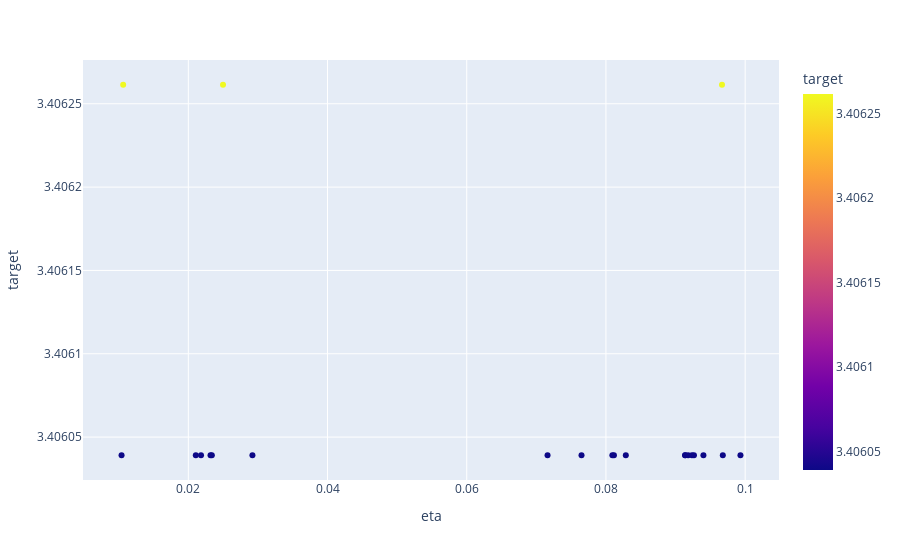

Notebook source saved alongside this figure:
### Code cell
px.scatter(df1, x="eta", y="target", color="target")

### Figure 1 — Plotly figure (JSON) as saved in the notebook; plotly's stock layout.template omitted (floating-point values rounded to 4 significant figures)
{"data": [{"hovertemplate": "eta=%{x}<br>target=%{marker.color}<extra></extra>", "legendgroup": "", "marker": {"color": [3.406, 3.406, 3.406, 3.406, 3.406, 3.406, 3.406, 3.406, 3.406, 3.406, 3.406, 3.406, 3.406, 3.406, 3.406, 3.406, 3.406, 3.406, 3.406, 3.406, 3.406, 3.406], "coloraxis": "coloraxis", "symbol": "circle"}, "mode": "markers", "name": "", "orientation": "v", "showlegend": false, "type": "scatter", "x": [0.08115, 0.02499, 0.09667, 0.09136, 0.01041, 0.08092, 0.02319, 0.07649, 0.09139, 0.07161, 0.09181, 0.02107, 0.094, 0.01064, 0.02338, 0.09679, 0.09236, 0.09264, 0.02183, 0.08285, 0.02921, 0.09932], "xaxis": "x", "y": [3.406, 3.406, 3.406, 3.406, 3.406, 3.406, 3.406, 3.406, 3.406, 3.406, 3.406, 3.406, 3.406, 3.406, 3.406, 3.406, 3.406, 3.406, 3.406, 3.406, 3.406, 3.406], "yaxis": "y"}], "layout": {"coloraxis": {"colorbar": {"title": {"text": "target"}}, "colorscale": [[0, "#0d0887"], [0.1111, "#46039f"], [0.2222, "#7201a8"], [0.3333, "#9c179e"], [0.4444, "#bd3786"], [0.5556, "#d8576b"], [0.6667, "#ed7953"], [0.7778, "#fb9f3a"], [0.8889, "#fdca26"], [1, "#f0f921"]]}, "legend": {"tracegroupgap": 0}, "margin": {"t": 60}, "xaxis": {"anchor": "y", "domain": [0, 1], "title": {"text": "eta"}}, "yaxis": {"anchor": "x", "domain": [0, 1], "title": {"text": "target"}}}}
